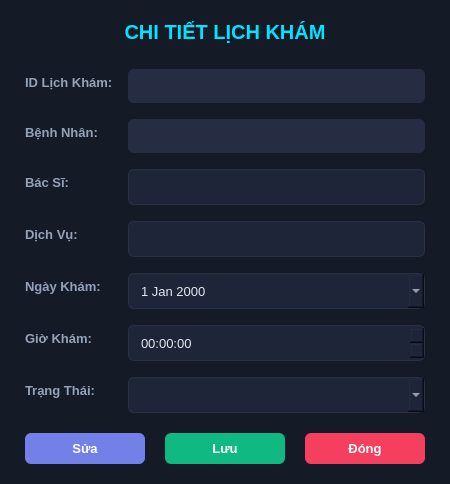
<?xml version="1.0" encoding="UTF-8"?>
<ui version="4.0">
 <class>DialogChiTietLichKham</class>
 <widget class="QDialog" name="DialogChiTietLichKham">
  <property name="geometry">
   <rect>
    <x>0</x>
    <y>0</y>
    <width>450</width>
    <height>480</height>
   </rect>
  </property>
  <property name="windowTitle">
   <string>Chi Tiết Lịch Khám</string>
  </property>
  <property name="styleSheet">
   <string notr="true">
    QDialog { background-color: #151A27; color: #FFFFFF; font-family: 'Segoe UI'; }
    QLabel { color: #94A3B8; font-weight: bold; font-size: 13px; }
    #lblHeader { color: #00E5FF; font-size: 20px; font-weight: bold; margin-bottom: 5px; }
    QLineEdit, QPlainTextEdit, QComboBox, QDateEdit, QTimeEdit {
        background-color: #1E2538; color: #E2E8F0;
        border: 1px solid #2A3143; border-radius: 6px; padding: 6px 10px;
        min-height: 22px; font-size: 13px;
    }
    QLineEdit:focus, QPlainTextEdit:focus, QComboBox:focus, QDateEdit:focus, QTimeEdit:focus { border: 1px solid #7380E8; background-color: #242c44;}
    QComboBox QAbstractItemView {
        background-color: #1E2538;
        color: #E2E8F0;
        border: 1px solid #2A3143;
        selection-background-color: #334155;
        selection-color: #E2E8F0;
        outline: 0;
    }
    QComboBox QAbstractItemView::item {
        min-height: 28px;
        padding: 6px 10px;
        color: #E2E8F0;
        background-color: #1E2538;
    }
    QComboBox QAbstractItemView::item:selected {
        color: #E2E8F0;
        background-color: #334155;
    }
    QComboBox QAbstractItemView::item:hover {
        color: #FFFFFF;
        background-color: #2A3143;
    }
    QLineEdit:read-only { background-color: #262D42; color: #64748B; border: none; }
    QPushButton { border-radius: 6px; padding: 8px 20px; font-weight: bold; color: white; min-width: 80px; font-size: 13px;}
    QPushButton:hover { opacity: 0.8; }
    #btnEdit { background-color: #7380E8; }
    #btnEdit:hover { background-color: #5A65C0; }
    #btnSave { background-color: #10B981; }
    #btnSave:hover { background-color: #059669; }
    #btnClose { background-color: #F43F5E; }
    #btnClose:hover { background-color: #E11D48; }
   </string>
  </property>
  <layout class="QVBoxLayout" name="verticalLayout">
   <property name="leftMargin">
    <number>25</number>
   </property>
   <property name="topMargin">
    <number>20</number>
   </property>
   <property name="rightMargin">
    <number>25</number>
   </property>
   <property name="bottomMargin">
    <number>20</number>
   </property>
   <property name="spacing">
    <number>20</number>
   </property>
   <item>
    <widget class="QLabel" name="lblHeader">
     <property name="text">
      <string>CHI TIẾT LỊCH KHÁM</string>
     </property>
     <property name="alignment">
      <set>Qt::AlignCenter</set>
     </property>
    </widget>
   </item>
   <item>
    <layout class="QFormLayout" name="formLayout">
     <property name="horizontalSpacing">
      <number>15</number>
     </property>
     <property name="verticalSpacing">
      <number>16</number>
     </property>
     <item row="0" column="0">
      <widget class="QLabel" name="label">
       <property name="text">
        <string>ID Lịch Khám:</string>
       </property>
      </widget>
     </item>
     <item row="0" column="1">
      <widget class="QLineEdit" name="txtid">
       <property name="readOnly">
        <bool>true</bool>
       </property>
      </widget>
     </item>
     <item row="1" column="0">
      <widget class="QLabel" name="label_2">
       <property name="text">
        <string>Bệnh Nhân:</string>
       </property>
      </widget>
     </item>
     <item row="1" column="1">
      <widget class="QLineEdit" name="txtbenhnhan">
       <property name="readOnly">
        <bool>true</bool>
       </property>
      </widget>
     </item>
     <item row="2" column="0">
      <widget class="QLabel" name="label_3">
       <property name="text">
        <string>Bác Sĩ:</string>
       </property>
      </widget>
     </item>
     <item row="2" column="1">
      <widget class="QLineEdit" name="txtbacsi"/>
     </item>
     <item row="3" column="0">
      <widget class="QLabel" name="label_4">
       <property name="text">
        <string>Dịch Vụ:</string>
       </property>
      </widget>
     </item>
     <item row="3" column="1">
      <widget class="QLineEdit" name="txtdichvu"/>
     </item>
     <item row="4" column="0">
      <widget class="QLabel" name="label_5">
       <property name="text">
        <string>Ngày Khám:</string>
       </property>
      </widget>
     </item>
     <item row="4" column="1">
      <widget class="QDateEdit" name="datekham">
       <property name="calendarPopup">
        <bool>true</bool>
       </property>
      </widget>
     </item>
     <item row="5" column="0">
      <widget class="QLabel" name="label_6">
       <property name="text">
        <string>Giờ Khám:</string>
       </property>
      </widget>
     </item>
     <item row="5" column="1">
      <widget class="QTimeEdit" name="timekham"/>
     </item>
     <item row="6" column="0">
      <widget class="QLabel" name="label_7">
       <property name="text">
        <string>Trạng Thái:</string>
       </property>
      </widget>
     </item>
     <item row="6" column="1">
      <widget class="QComboBox" name="cbtrang_thai"/>
     </item>
    </layout>
   </item>
   <item>
    <spacer name="verticalSpacer">
     <property name="orientation">
      <enum>Qt::Vertical</enum>
     </property>
     <property name="sizeHint" stdset="0">
      <size>
       <width>20</width>
       <height>40</height>
      </size>
     </property>
    </spacer>
   </item>
   <item>
    <layout class="QHBoxLayout" name="horizontalLayout">
     <item>
      <spacer name="horizontalSpacer">
       <property name="orientation">
        <enum>Qt::Horizontal</enum>
       </property>
       <property name="sizeHint" stdset="0">
        <size>
         <width>40</width>
         <height>20</height>
        </size>
       </property>
      </spacer>
     </item>
     <item>
      <widget class="QPushButton" name="btnEdit">
       <property name="text">
        <string>Sửa</string>
       </property>
       <property name="cursor">
        <cursorShape>PointingHandCursor</cursorShape>
       </property>
      </widget>
     </item>
     <item>
      <widget class="QPushButton" name="btnSave">
       <property name="text">
        <string>Lưu</string>
       </property>
       <property name="cursor">
        <cursorShape>PointingHandCursor</cursorShape>
       </property>
      </widget>
     </item>
     <item>
      <widget class="QPushButton" name="btnClose">
       <property name="text">
        <string>Đóng</string>
       </property>
       <property name="cursor">
        <cursorShape>PointingHandCursor</cursorShape>
       </property>
      </widget>
     </item>
    </layout>
   </item>
  </layout>
 </widget>
 <resources/>
 <connections/>
</ui>
